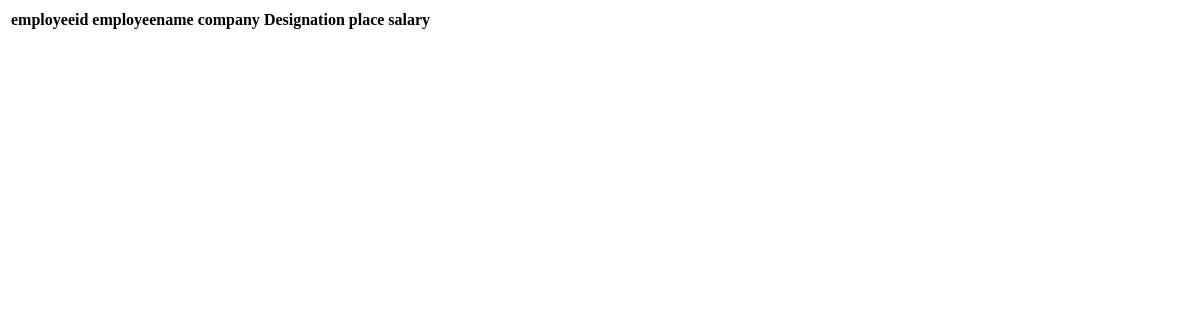
Before: /view with the older database file.
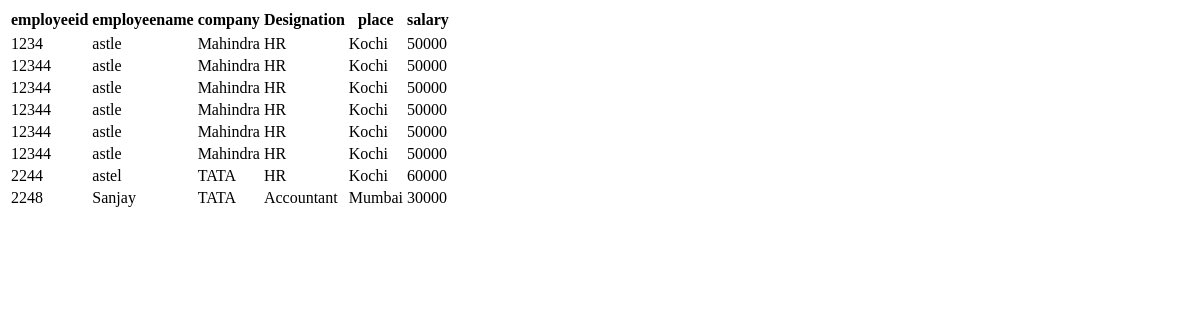
After: the same page with the newer database file.
### app1/models.py (models this page shows)
class Employees(models.Model):
    employeeid=models.IntegerField()
    employeename=models.CharField(max_length=20)
    company=models.CharField(max_length=20)
    Designation=models.CharField(max_length=10)
    place=models.CharField(max_length=20)
    salary=models.IntegerField()

### app1/views.py (the view)
# urls.py: path('view',views.list,name="view"),
def list(request):
    p=Employees.objects.all()
    return render(request,'view.html',{"k":p})

### templates/view.html (shortened to what this page needs)
<html>
<head>
</head>
<body class="a7">
    <table>
    <tr>
        <th>employeeid</th>
        <th>employeename</th>
        <th>company</th>
        <th>Designation</th>
        <th>place</th>
        <th>salary</th>
    </tr>
              {% for i in k %}
            <tr>
               <td>{{i.employeeid}}</td>
               <td>{{i.employeename}}</td>
               <td>{{i.company}}</td>
               <td>{{i.Designation}}</td>
               <td>{{i.place}}</td>
               <td>{{i.salary}}</td>
            </tr>
             {% endfor %}
        </table>
    </body>
    </html>

Changed rows visible on the page:
added Employees: employeeid "1234", employeename "astle", company "Mahindra", Designation "HR", place "Kochi", salary "50000"
added Employees: employeeid "12344", employeename "astle", company "Mahindra", Designation "HR", place "Kochi", salary "50000"
added Employees: employeeid "12344", employeename "astle", company "Mahindra", Designation "HR", place "Kochi", salary "50000"
added Employees: employeeid "12344", employeename "astle", company "Mahindra", Designation "HR", place "Kochi", salary "50000"
added Employees: employeeid "12344", employeename "astle", company "Mahindra", Designation "HR", place "Kochi", salary "50000"
added Employees: employeeid "12344", employeename "astle", company "Mahindra", Designation "HR", place "Kochi", salary "50000"
added Employees: employeeid "2244", employeename "astel", company "TATA", Designation "HR", place "Kochi", salary "60000"
added Employees: employeeid "2248", employeename "Sanjay", company "TATA", Designation "Accountant", place "Mumbai", salary "30000"
